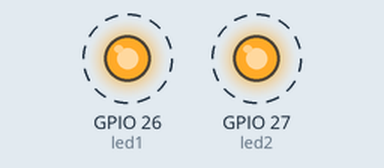
Simulated run of this program. Board: ESP32 board running MicroPython. Parts: output pins drawn as LEDs (lit = HIGH). Dashed ring = blinking. Threads take turns every 2 ms; what the program prints to the serial console is not drawn.

Above: at 0.05 s.
Timing chart, 0 to 4.6 s (numbered marks = the images above):
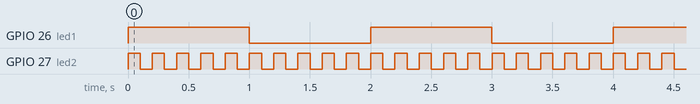

Measured:
- by itself, GPIO 26 (led1): alternates HIGH for 1.0 s and LOW for 1.0 s
- by itself, GPIO 27 (led2): alternates HIGH for 0.10 s and LOW for 0.10 s

The program:

multtarefa.py
```python
#
# example ESP32 multitasking
# phil van allen
#
# thanks to https://youtu.be/iyoS9aSiDWg
#
import _thread as th
import time
from machine import Pin

led1 = Pin(26, Pin.OUT)
led2 = Pin(27, Pin.OUT)

def blink1():
     while 1 :
         led1.value(not led1.value())
         time.sleep(1)
     led1.value(1)

def blink2():
     while 1 :
         led2.value(not led2.value())
         time.sleep(0.1)
     led2.value(0)

print("Starting other tasks...")
th.start_new_thread(blink1,())
th.start_new_thread(blink2,())
```
